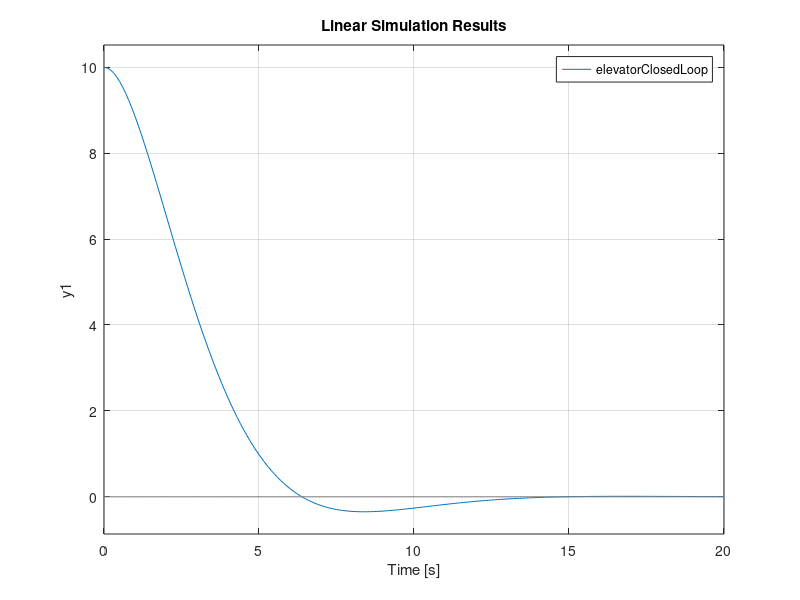

Here is the MATLAB script that generated this plot:
% https://blog.wesleyac.com/posts/intro-to-control-part-four-state-space

% state space representation decomposes dynamics into 4 matrices of first order differential equations
% x' = Ax + Bu
% y  = Cx + Du
% where 
% x' is the input (how it will change over time with the state space variable dynamic)
% y is the output
% x is the state variables that determine the dynamics of the system
% A and B are matrices that describe how things will change over time if there are no external influences
% C and D are matrices that describe how the output will change over time

% in the elevator example
% x' is composed of velocity and acceleration
% x is composed of position and velocity
% y is the sensor output, the update position in this cases

% pkg install -forge control

% Setup for simulation
pkg load control
times = 0:0.1:20;

% Our state space matrices in matlab/octave format
A = [0 1;
     0 -10/100];
B = [0;
     1/100];
C = [1 0];
D = [0];

% We'll start at a position of 10 meters with at velocity of 0 m/s
startingPosition = [10; 0];

% You can think of this as the PID gains - the first value is the proportional
% value, and the second one is the derivative. We'll go into ways to find this
% automatically later, but for now, you can just manually twiddle with these :)
K = [30 70]

% This creates a model of our system, using our PID (or more accurately PD) gains
elevatorClosedLoop = ss(A-B*K,B,C,D);

% This simulates the system and plots it on the screen
lsim(elevatorClosedLoop, 0*ones(size(times)), times, startingPosition);
pause;
